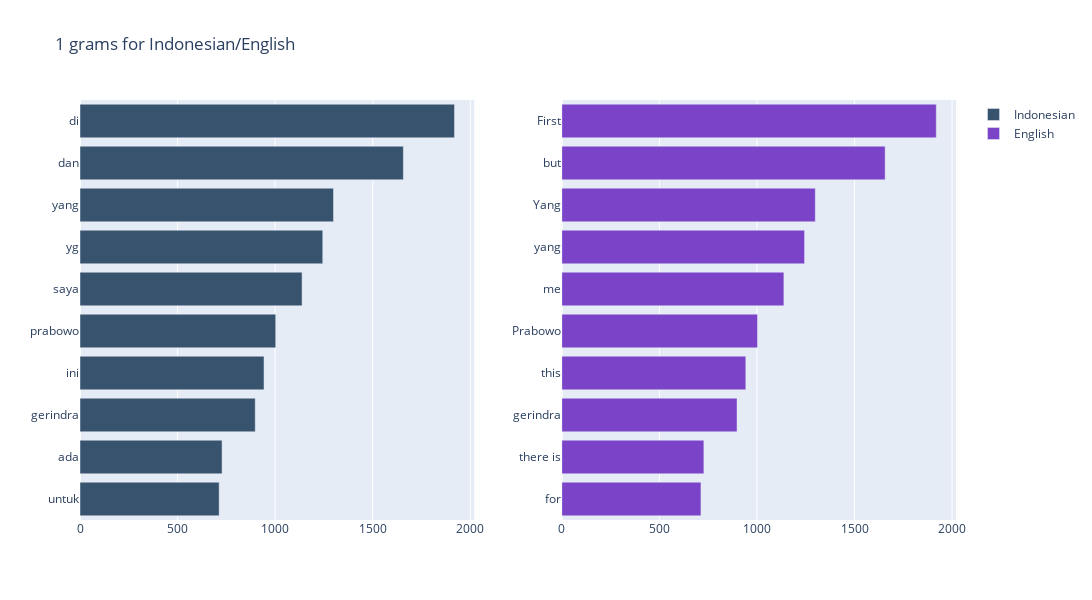

Source (notebook cell):
### Markdown cell above
### <font color='red'>1 Gram</font>

### Code cell
ngrams_top(df['content'],(1,1),n=10)

### Figure 1 — Plotly figure (JSON) as saved in the notebook; plotly's stock layout.template omitted (floating-point values rounded to 4 significant figures)
{"data": [{"marker": {"color": "rgb(55, 83, 109)"}, "name": "Indonesian", "orientation": "h", "type": "bar", "x": [713, 728, 898, 943, 1003, 1138, 1244, 1299, 1657, 1919], "xaxis": "x", "y": ["untuk", "ada", "gerindra", "ini", "prabowo", "saya", "yg", "yang", "dan", "di"], "yaxis": "y"}, {"marker": {"color": "rgb(123, 67, 199)"}, "name": "English", "orientation": "h", "type": "bar", "x": [713, 728, 898, 943, 1003, 1138, 1244, 1299, 1657, 1919], "xaxis": "x2", "y": ["for", "there is", "gerindra", "this", "Prabowo", "me", "yang", "Yang", "but", "First"], "yaxis": "y2"}], "layout": {"height": 600, "title": {"text": "1 grams for Indonesian/English"}, "width": 2000, "xaxis": {"anchor": "y", "domain": [0.0, 0.45]}, "xaxis2": {"anchor": "y2", "domain": [0.55, 1.0]}, "yaxis": {"anchor": "x", "domain": [0.0, 1.0]}, "yaxis2": {"anchor": "x2", "domain": [0.0, 1.0]}}}
